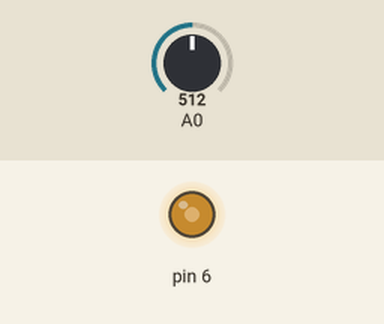
Recording of a sketch running on a simulated Arduino Uno, built with avr-gcc and run on an emulated ATmega328P. On the bench: output pins drawn as LEDs (lit = HIGH). Inputs (shaded band) come from the test bench; at power-on: A0 = 512.

Above: at 1.2 s.
1.3 s: A0 set to 716
At 2.1 s:
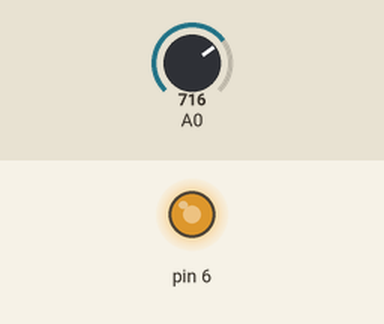
2.9 s: A0 set to 0
At 3.7 s:
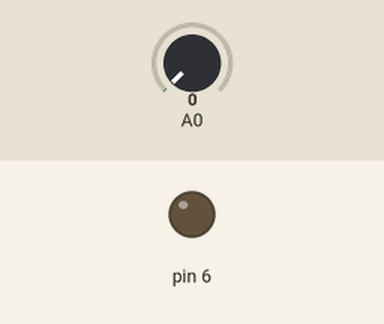
4.7 s: A0 set to 900
At 6.2 s:
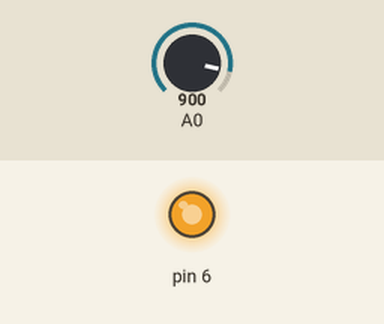
Timing chart, 0 to 7.7 s (numbered marks = the images above; inputs shaded):
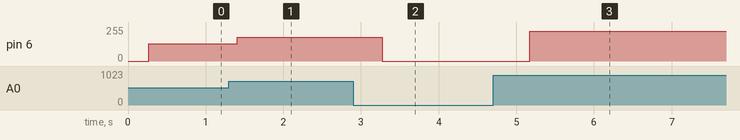

Measured:
- after the input at 1.3 s, pin 6: 128/255 → 179/255 after 0.11 s
- after the input at 2.9 s, pin 6: 179/255 → 0/255 after 0.38 s
- after the input at 4.7 s, pin 6: 0/255 → 225/255 after 0.47 s

The sketch:

pwm_led_arduino.ino
```cpp
#include <avr/io.h>
#include <util/delay.h>
#include <stdint.h>

void setup() {
  // --- Configurar PD6 (OC0A) como salida ---
  DDRD |= (1 << PD6);  // D6 en Arduino


  TCCR0A = (1 << WGM00) | (1 << WGM01) | (1 << COM0A1);
  // Prescaler CS02:0 = 010 -> clk/8
  TCCR0B = (1 << CS01);

  // Inicializa OCR0A a 0 (LED apagado)
  OCR0A = 0;


  ADMUX = (1 << REFS0);


  ADCSRA = (1 << ADEN) | (1 << ADPS2) | (1 << ADPS1) | (1 << ADPS0);

  // Lectura dummy para estabilizar ADC
  ADCSRA |= (1 << ADSC);
  while (ADCSRA & (1 << ADSC));
}

void loop() {
  // Variables estáticas para no reasignar cada ciclo
  static uint8_t current_duty = 0;
  uint16_t adc_value;
  uint8_t target_duty;

  // --- Iniciar conversión ADC ---
  ADCSRA |= (1 << ADSC);
  // Esperar a que termine
  while (ADCSRA & (1 << ADSC));
  // Leer ADC (registro ADC es ADCW)
  adc_value = ADC; // valor 0..1023

  // Mapear 0..1023 -> 0..255 (simple: shift right 2)
  target_duty = (uint8_t)(adc_value >> 2);

  // --- Suavizado simple: mover current_duty 1 paso hacia target_duty ---
  if (current_duty < target_duty) {
    current_duty++;
  } else if (current_duty > target_duty) {
    current_duty--;
  }
  // Escribir al OCR0A (duty cycle)
  OCR0A = current_duty;


  _delay_ms(2);
}
```

led_pulsador2.ino
```cpp
#define F_CPU 16000000UL
#include <avr/io.h>
#include <util/delay.h>

int main(void) {

    // --- CONFIGURACIÓN DE PINES ---
    // LED en PB0 (pin 8 del Arduino) → salida
    DDRB |= (1 << PB0);
    PORTB &= ~(1 << PB0);   // Apagar LED

    // Botón en PD2 (pin 2 del Arduino) → entrada
    DDRD &= ~(1 << PD2);
    // NO activar pull-up → usando pull-down físico
    PORTD &= ~(1 << PD2);

    // --- VARIABLES ---
    uint8_t estadoLED = 0;
    uint8_t ultimoEstado = 0;

    while (1) {

        // Leer botón desde PIND
        uint8_t lectura = (PIND & (1 << PD2)) ? 1 : 0;

        // Detecta flanco ascendente (LOW → HIGH)
        if (lectura == 1 && ultimoEstado == 0) {

            _delay_ms(20);  // antirrebote

            if (PIND & (1 << PD2)) {    // Verificación

                // Toggle LED
                estadoLED ^= 1;

                if (estadoLED)
                    PORTB |=  (1 << PB0);   // Encender LED
                else
                    PORTB &= ~(1 << PB0);   // Apagar LED

                // Esperar a que el botón se suelte
                while (PIND & (1 << PD2)) {
                    _delay_ms(5);
                }
            }
        }

        ultimoEstado = lectura;
    }

    return 0;
}
```
